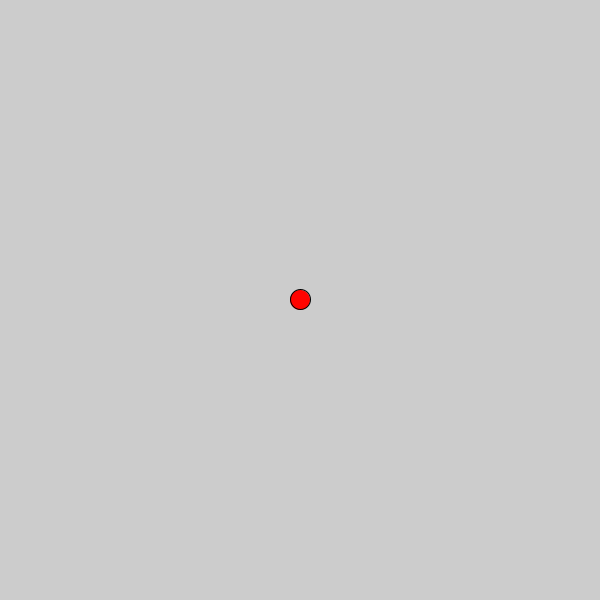
Frame 1 (no input)
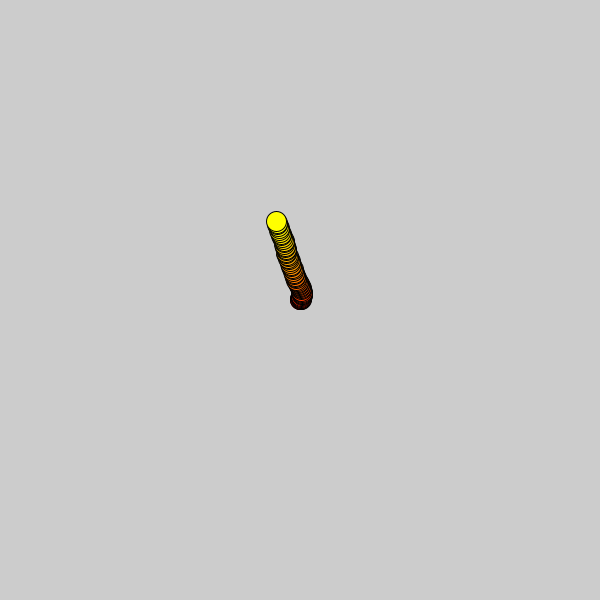
Frame 60 (the mouse pressed at the canvas centre just before this capture)
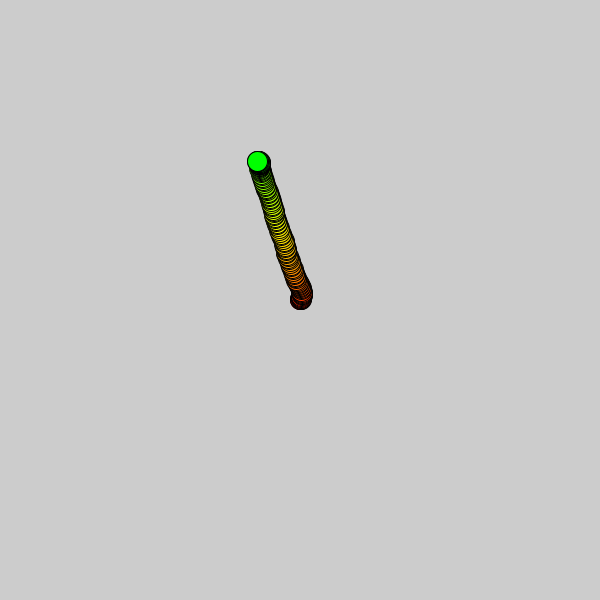
Frame 120 (the mouse held since frame 60 and released just before this capture)

The Processing sketch that drew these frames (run headless with seeded random() and noise(); from frame 60 on, the mouse is pressed at the canvas centre):

// Processing sketch: Wander
// ── Wander.pde
PVector loc;
PVector vel;
PVector acc;
float sz = 20;

void setup () {
  colorMode (HSB,360,100,100,100);
 size (600,600);
loc = new PVector (width/2, height/2);
vel = new PVector (0,0);
acc = new PVector (0,0);
}
void draw () {
  fill(frameCount%360,100,100);
  acc.set (random (-.2, .2), random (-.2,.2));
  vel. add (acc);  
  
  vel.limit (5);
 loc. add (vel);  

  ellipse (loc.x,loc.y,sz,sz);
  
  if(loc.x - sz/2 > width) {
    loc.x = -sz/2;
  }
  if(loc.x + sz/2 < 0){
  loc.x = width + sz/2;
}
if(loc.y - sz/2 > height) {
  loc.y = -sz/2;
}
if(loc.y + sz/2 < 0) {
  loc.y = height + sz/2;
}
}
//void keyPressed () {
//  if (key == UP) {
//    acc.y = .2;
//  }
//  if (key == DOWN) {
//    acc. y = .2;
//  }
//  if (key == RIGHT) {
//    acc. x = -.2;
//  }
//  if (key == LEFT) {
//    acc. x = .2;
//  }
//}
